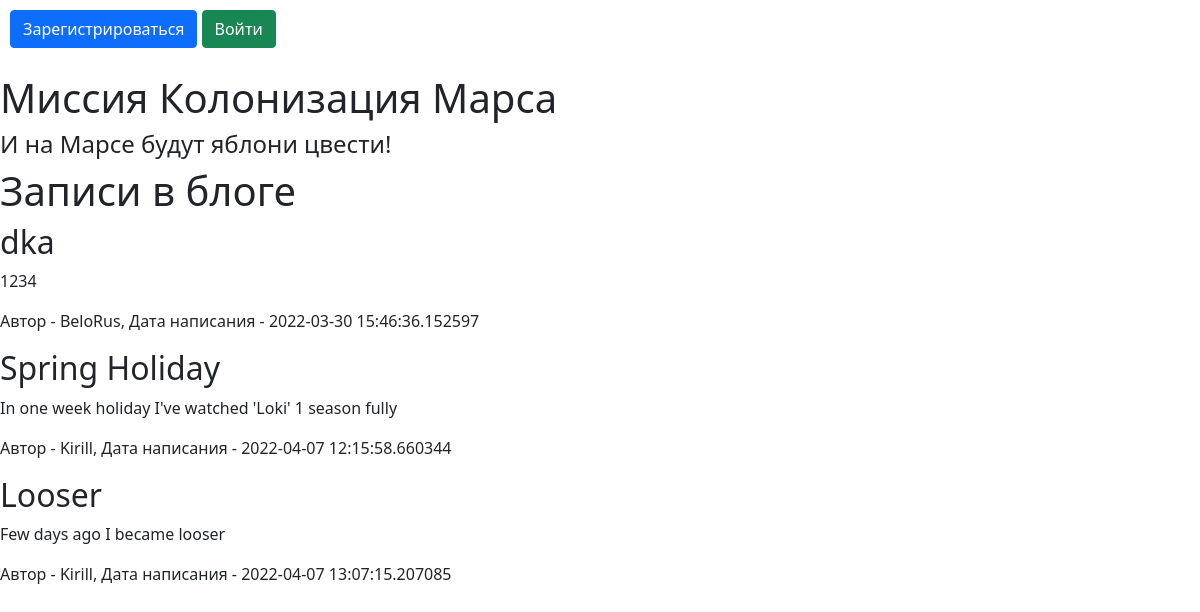
The page / on the database its author committed.
### data/__all_models.py (models this page shows, shortened)
class News(SqlAlchemyBase, SerializerMixin):
    __tablename__ = 'news'
    id = sqlalchemy.Column(sqlalchemy.Integer,
                           primary_key=True, autoincrement=True)
    title = sqlalchemy.Column(sqlalchemy.String, nullable=True)
    content = sqlalchemy.Column(sqlalchemy.String, nullable=True)
    created_date = sqlalchemy.Column(sqlalchemy.DateTime,
                                     default=datetime.datetime.now)
    is_private = sqlalchemy.Column(sqlalchemy.Boolean, default=True)
    user_id = sqlalchemy.Column(sqlalchemy.Integer,
                                sqlalchemy.ForeignKey("users.id"))
    user = orm.relationship('User', back_populates='news')

class User(SqlAlchemyBase, UserMixin, SerializerMixin):
    __tablename__ = 'users'
    id = sqlalchemy.Column(sqlalchemy.Integer,
                           primary_key=True, autoincrement=True)
    name = sqlalchemy.Column(sqlalchemy.String, nullable=True)
    surname = sqlalchemy.Column(sqlalchemy.String, nullable=True)
    age = sqlalchemy.Column(sqlalchemy.String, nullable=True)
    position = sqlalchemy.Column(sqlalchemy.String, nullable=True)
    speciality = sqlalchemy.Column(sqlalchemy.String, nullable=True)
    address = sqlalchemy.Column(sqlalchemy.String, nullable=True)
    email = sqlalchemy.Column(sqlalchemy.String, unique=True,
                              index=True, nullable=True)
    hashed_password = sqlalchemy.Column(sqlalchemy.String, nullable=True)
    modified_date = sqlalchemy.Column(sqlalchemy.DateTime,
                                      default=datetime.datetime.now)
    city_from = sqlalchemy.Column(sqlalchemy.String)
    news = orm.relationship("News", back_populates='user')
    jobs = orm.relationship("Jobs", back_populates='user')
    department = orm.relationship("Department", back_populates='user')

### main.py (the view)
@app.route('/')
def index():
    db_sess = create_session()
    posts = db_sess.query(News).all()
    return render_template('index.html', posts=posts, current_user=current_user)

### data/db_session.py (called while the page is built)
def create_session() -> Session:
    global __factory
    return __factory()

### templates/index.html (shortened to what this page needs)
{% extends 'base.html' %}
{% block profession %}
    <h1>Записи в блоге</h1>
    {% for post in posts %}
        {% if not post.is_private or post.user == current_user %}
            <h2>{{ post.title }}</h2>
            <p> {{ post.content }} </p>
            <p> Автор - {{ post.user.name }}, Дата написания - {{ post.created_date }}</p>
        {% endif %}
    {% endfor %}
{% endblock %}

### templates/base.html (shortened to what this page needs)
<!DOCTYPE html>
<html lang="en">
<head>
    <link rel="stylesheet" href={{url_for('static', filename="css/style.css" )}}>
    <link rel="stylesheet"
          href="https://cdn.jsdelivr.net/npm/bootstrap@5.0.0-beta1/dist/css/bootstrap.min.css"
>
</head>
<body>
<nav class="manage-panel">
    {% if current_user.is_authenticated %}
        <a class="navbar-brand" href="/">{{current_user.surname}} {{ current_user.name }}</a>
        <a class="navbar-brand" href="/job_list">Список работ</a>
        <a class="navbar-brand" href="/departments">Отделения</a>
        <a class="quit-button navbar-brand" href="/logout">Выйти</a>
    {% else %}
    <p>
        <a class="btn btn-primary " href="/register">Зарегистрироваться</a>
        <a class="btn btn-success" href="/login">Войти</a>
    </p>
    {% endif %}
</nav>
<h1>Миссия Колонизация Марса</h1>
<h4>И на Марсе будут яблони цвести!</h4>
<div class="content">
    {% block profession %}{% endblock %}
</div>
</body>
</html>

### static/css/style.css (style rules this page uses)
.manage-panel { margin: 10px; display: flex; justify-content: space-between; }

### rows shown on the page
News: title "dka", content "1234", user.name "BeloRus", created_date "2022-03-30 15:46:36.152597"
News: title "Spring Holiday", content "In one week holiday I've watched 'Loki' 1 season fully", user.name "Kirill", created_date "2022-04-07 12:15:58.660344"
News: title "Looser", content "Few days ago I became looser", user.name "Kirill", created_date "2022-04-07 13:07:15.207085"
